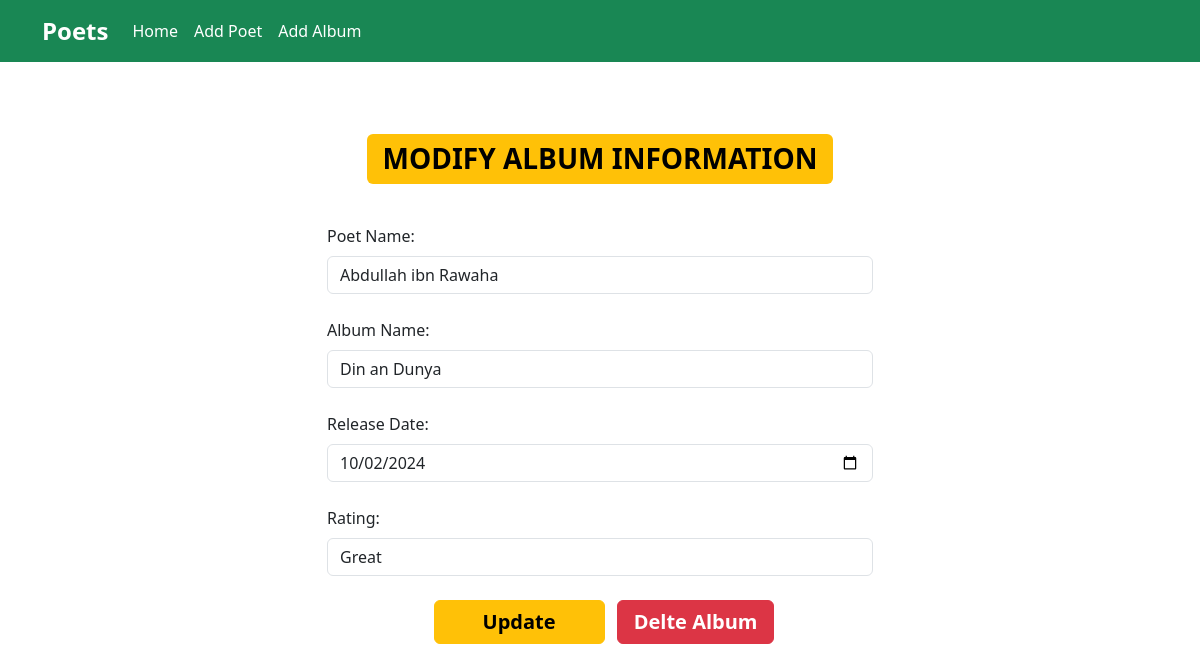
/edit_album/12/, run on the app's committed database.
### poet/models.py (models this page shows, shortened)
class Album(models.Model):
    artist = models.ForeignKey(Poets, on_delete=models.CASCADE)
    name = models.CharField(max_length=100)
    release_date = models.DateField()
    RATING_CHOICES =(
        (1, "Worst"),
        (2,'Bad'),
        (3,'Okay'),
        (4,'Good'),
        (5,'Great'),
    )
    rating = models.IntegerField(choices=RATING_CHOICES)

### poet/views.py (the view)
# urls.py: path('edit_album/<int:album_id>/', views.edit_album, name="edit_album"),
def edit_album(request, album_id):
    album_info = models.Album.objects.get(pk=album_id)
    form = forms.AlbumForm(instance=album_info)
    diction = {'form':form, 'album_id':album_id}
    if request.method == 'POST':
        form = forms.AlbumForm(request.POST, instance=album_info)
        if form.is_valid:
            form.save(commit=True)
            poet_id = models.Album.objects.get(id=album_id).artist.id
            return redirect('poet:album_list', poet_id)
    return render(request, 'poet/edit_album.html', context=diction)

### poet/forms.py
class AlbumForm(forms.ModelForm):
    class Meta:
        model = models.Album
        fields = "__all__"
        labels = {
            'artist': "Poet Name",
            'name': "Album Name",
            'release_date': "Release Date",
        }
        widgets = {
             'artist': forms.Select(attrs={
                'class': 'form-control mb-4 mt-2',
            }),
            'name': forms.TextInput(attrs={
                'class': 'form-control mb-4 mt-2',
                'placeholder': 'Enter Album name'
            }),
            'release_date':forms.TextInput(attrs={
                'type':'date',
                'class': 'form-control mb-4 mt-2',
            }),
            'rating': forms.Select(attrs={
                'class': 'form-control mb-4 mt-2',
            })
        }

### poet/models.py (called while the page is built)
    def __str__(self):
        return f'{self.first_name} {self.last_name}'

### templates/poet/edit_album.html (shortened to what this page needs)
<!DOCTYPE html>
{% extends "poet/base.html" %}
{% load static %}
{% block body_block %}
<div class="container mt-5">
    <div class="row ">
        <div class="col-12 d-flex justify-content-center my-4">
            <h3 class="d-inline text-bg-warning py-2 px-3 text-uppercase fw-bold mb-3 rounded">Modify Album Information</h3>
        </div>
       <div class="col-6 m-auto mb-4">
        <form method="POST">
            {{form}}
            <div class="col-12 text-center">
                <input type="submit" value="Update" class="btn btn-warning fs-5 fw-bold px-5 mx-2">
                <a href="{%url 'poet:delete_album' delete_id=album_id%}" class="btn btn-danger fw-bold px-3 fs-5">Delte Album</a>
            </div>
        </form>
       </div>
    </div>
 </div>
{% endblock body_block %}

### data on the page
Album: artist "Abdullah ibn Rawaha", name "Din an Dunya", release_date "10/02/2024", rating "Great"
